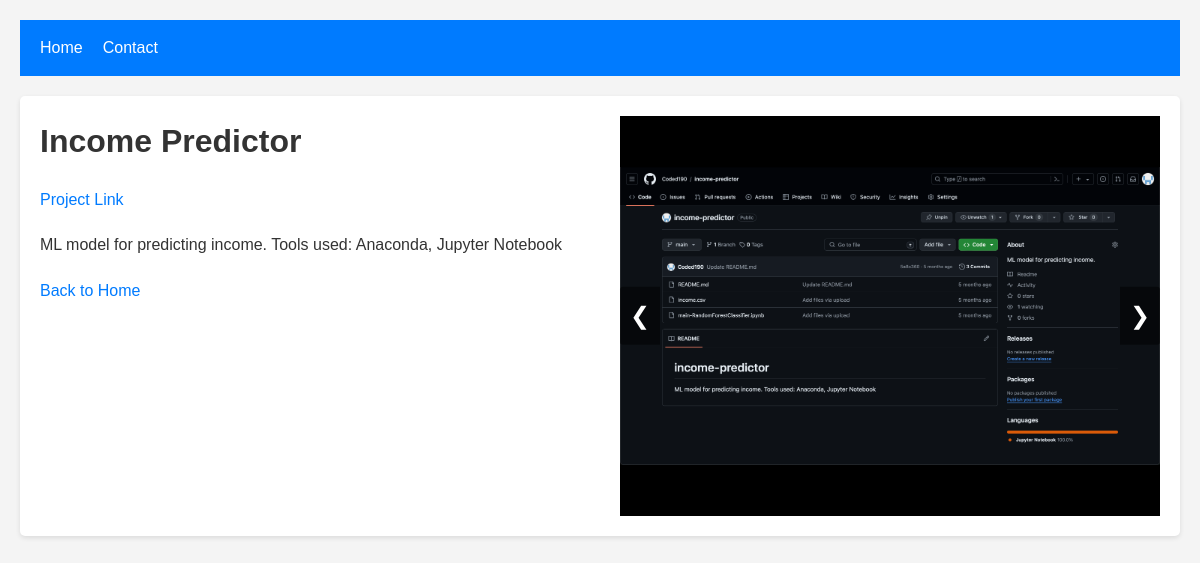
Screenshot of /project/2/ with the database file from the repository.
### main/models.py (models this page shows, shortened)
class Project(models.Model):
    title = models.CharField(max_length=200)
    description = models.TextField()
    tags = models.ManyToManyField(Tag, related_name="projects")
    link = models.URLField(max_length=200, blank=True)

class ProjectImage(models.Model):
    project = models.ForeignKey(
        Project, related_name="images", on_delete=models.CASCADE
    )
    image = models.ImageField(upload_to="project_images/")

### main/views.py (the view)
# urls.py: path("project/<int:id>/", views.project, name="project")
def project(request, id):
    project = get_object_or_404(Project, pk=id)   # Get the project with the primary key of id or render a 404 page.
    return render(request, "project.html", {"project": project})

### main/templates/project.html (shortened to what this page needs)
{% extends 'base.html' %}
{% load static %}
{% block extrahead %}
<link rel="stylesheet" href="{% static 'css/project.css' %}">
{% endblock extrahead %}
{% block content %}
    <div class="project-card">
        <div class="project-info">
            <h1>{{ project.title }}</h1>
            <p><a href="{{ project.link }}">Project Link</a></p>
            <p>{{ project.description }}</p>
            <a href="{% url 'home' %}">Back to Home</a>
        </div>
        <div class="carousel">
            <div class="carousel-images">
                {% for image in project.images.all %}
                    <div class="carousel-item">
                        <img src="{{ image.image.url }}" alt="Project image" />
                    </div>
                {% endfor %}
            </div>
            <a class="carousel-control prev" onclick="moveSlide(-1)">&#10094;</a>
            <a class="carousel-control next" onclick="moveSlide(1)">&#10095;</a>
        </div>
    </div>
{% endblock content %}

### main/static/css/base.css (style rules this page uses)
* { box-sizing: border-box; margin: 0; padding: 0; font-family: "Arial", sans-serif; }
body { font-family: "Segoe UI", Tahoma, Geneva, Verdana, sans-serif; line-height: 1.6; color: #333; background-color: #f4f4f4; padding: 20px; }
a { color: #007bff; text-decoration: none; }

### main/static/css/project.css (style rules this page uses)
.project-card { display: flex; align-items: flex-start; justify-content: space-between; background-color: white; box-shadow: 0 2px 5px rgba(0, 0, 0, 0.1); border-radius: 5px; overflow: hidden; max-width: 1200px; margin: auto; padding: 20px; }
.project-info { flex: 1; padding-right: 20px; }
h1, p { margin-bottom: 20px; }
.carousel { flex: 1; display: flex; flex-direction: column; position: relative; max-width: 50%; margin-left: 20px; }
.carousel-images { display: flex; flex: 1; overflow: hidden; position: relative; }
.carousel-control { position: absolute; top: 50%; transform: translateY(-50%); color: white; font-size: 24px; background-color: rgba(0, 0, 0, 0.5); padding: 10px; cursor: pointer; user-select: none; z-index: 10; }
.carousel-control.prev { left: 0; border-radius: 3px 0 0 3px; }
.carousel-control.next { right: 0; border-radius: 0 3px 3px 0; }
.carousel-item { display: flex; justify-content: center; align-items: center; background-color: black; width: 100%; height: 400px; }
.carousel-item img { max-height: 100%; max-width: 100%; object-fit: contain; }

### rows the page displays
Project: title "Income Predictor", description "ML model for predicting income. Tools used: Anaconda, Jupyter Notebook"
ProjectImage: image (picture)
